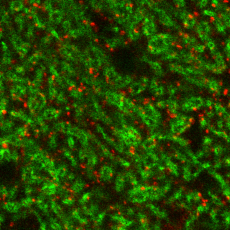
#> input picture datasets/training_images/.DS_Store_7_LL_image.png, 230 x 230 px
$ python -i utils.py   (imports and definitions only)   (older library calls are emulated)
#> lines starting #> are read from the running program, lines starting #| are printed output that depends on the picture; after the words box and inside, x2 and y2 are one past the last pixel; in counts of white or black regions, pixels touching at a corner belong together
import numpy as np
from matplotlib.patches import Ellipse
from skimage.feature import peak_local_max
from skimage.measure import label, regionprops
from sklearn import mixture
import sys

# [72 lines left out: functions get_n_params, get_gaussian, get_gmm, extract_descriptor, not called in this run]


def find_peaks(probimage, distance=4, minval=0.5):
    """
    Detects peaks with a confidence threshold
    :param probimage: probabilities produced by dognet
    :param distance: minimal distance between peaks
    :param minval: minimal confidence from 0 to 1
    :return x,y,binary
    """
    norm = (probimage - probimage.min()) / (probimage.max() - probimage.min()) * 255.
    norm = norm.astype(np.uint8)

    binary = peak_local_max(norm, threshold_abs=int(255. * minval), min_distance=distance, indices=False)
    objects = label(binary)
    props = regionprops(objects)

    cc = np.array([p.centroid for p in props])

    if 0==cc.size:
        return [],[],None

    cc = cc[cc[:, 0] > 10]
    cc = cc[cc[:, 0] < probimage.shape[0] - 10]
    cc = cc[cc[:, 1] > 10]
    cc = cc[cc[:, 1] < probimage.shape[1] - 10]

    return cc[:, 0].tolist(), cc[:, 1].tolist(), binary


# [54 lines left out: functions draw_descriptors, calc_fitting, get_metric, not called in this run]

>>> import cv2
>>> picture = cv2.imread('../../../datasets/training_images/.DS_Store_7_LL_image.png', cv2.IMREAD_GRAYSCALE)
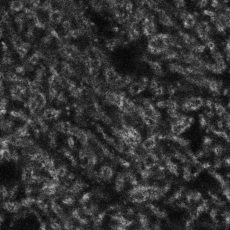
#> picture: shape (230, 230); min 5, max 184, mean 50.7
>>> result = find_peaks(picture)
#> in find_peaks, `norm = (probimage - probimage.min()) / (probimage.max() - probimage.mi..`:
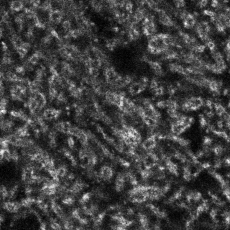
#> norm: shape (230, 230) float64; min 0, max 255, mean 65
#> in find_peaks, `binary = peak_local_max(norm, threshold_abs=int(255. * minval), min_di..`:
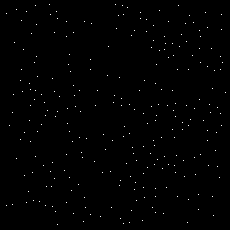
#> binary: shape (230, 230) bool; 0.49% white in thin lines or dots
#> in find_peaks, `objects = label(binary)`: objects: shape (230, 230) int32; 258 distinct labels, from 0 to 257
#> in find_peaks, `props = regionprops(objects)`: props = 257 regions; largest, box (x1, y1, x2, y2) and area: (49, 4, 50, 5) 1, (115, 4, 116, 5) 1, (35, 5, 36, 6) 1, (122, 5, 123, 6) 1, (178, 5, 179, 6) 1
#> in find_peaks, `cc = np.array([p.centroid for p in props])`: cc = 257 pairs, first value 4 to 224, second value 6 to 225
#> in find_peaks, `cc = cc[cc[:, 0] > 10]`: cc = 249 pairs, first value 11 to 224, second value 6 to 225
#> in find_peaks, `cc = cc[cc[:, 0] < probimage.shape[0] - 10]`: cc = 243 pairs, first value 11 to 218, second value 6 to 225
#> in find_peaks, `cc = cc[cc[:, 1] > 10]`: cc = 240 pairs, first value 11 to 218, second value 12 to 225
#> in find_peaks, `cc = cc[cc[:, 1] < probimage.shape[1] - 10]`: cc = 232 pairs, first value 11 to 218, second value 12 to 219

$ run again, on datasets/training_images/.DS_Store_7_LR_image.png
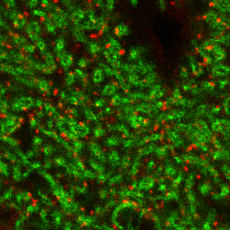
#> input picture datasets/training_images/.DS_Store_7_LR_image.png, 230 x 230 px
#> in find_peaks, `norm = (probimage - probimage.min()) / (probimage.max() - probimage.mi..`:
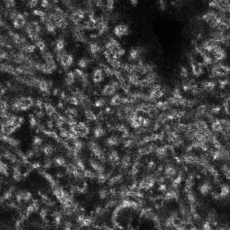
#> norm: shape (230, 230) float64; min 0, max 255, mean 64
#> in find_peaks, `binary = peak_local_max(norm, threshold_abs=int(255. * minval), min_di..`:
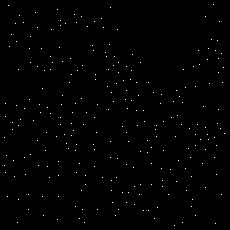
#> binary: shape (230, 230) bool; 0.48% white in thin lines or dots
#> objects: shape (230, 230) int32; 257 distinct labels, from 0 to 256
#> props = 256 regions; largest, box (x1, y1, x2, y2) and area: (213, 4, 214, 5) 1, (8, 5, 9, 6) 1, (110, 7, 111, 8) 1, (57, 9, 58, 10) 1, (35, 12, 36, 13) 1
#> in find_peaks, `cc = np.array([p.centroid for p in props])`: cc = 256 pairs, first value 4 to 225, second value 4 to 224
#> in find_peaks, `cc = cc[cc[:, 0] > 10]`: cc = 252 pairs, first value 12 to 225, second value 4 to 224
#> in find_peaks, `cc = cc[cc[:, 0] < probimage.shape[0] - 10]`: cc = 247 pairs, first value 12 to 219, second value 4 to 224
#> in find_peaks, `cc = cc[cc[:, 1] > 10]`: cc = 239 pairs, first value 12 to 219, second value 11 to 224
#> in find_peaks, `cc = cc[cc[:, 1] < probimage.shape[1] - 10]`: cc = 233 pairs, first value 12 to 219, second value 11 to 219

$ run again, on datasets/training_images/.DS_Store_7_UL_image.png
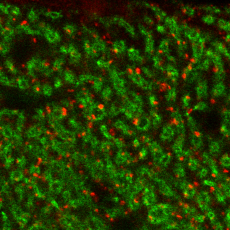
#> input picture datasets/training_images/.DS_Store_7_UL_image.png, 230 x 230 px
#> in find_peaks, `norm = (probimage - probimage.min()) / (probimage.max() - probimage.mi..`:
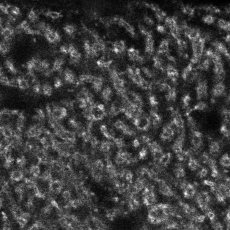
#> norm: shape (230, 230) float64; min 0, max 255, mean 62.8
#> in find_peaks, `binary = peak_local_max(norm, threshold_abs=int(255. * minval), min_di..`:
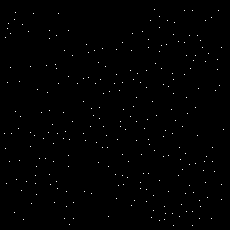
#> binary: shape (230, 230) bool; 0.48% white in thin lines or dots
#> objects: shape (230, 230) int32; 254 distinct labels, from 0 to 253
#> props = 253 regions; largest, box (x1, y1, x2, y2) and area: (154, 9, 155, 10) 1, (184, 10, 185, 11) 1, (192, 10, 193, 11) 1, (218, 10, 219, 11) 1, (15, 12, 16, 13) 1
#> in find_peaks, `cc = np.array([p.centroid for p in props])`: cc = 253 pairs, first value 9 to 225, second value 4 to 223
#> in find_peaks, `cc = cc[cc[:, 0] > 10]`: cc = 249 pairs, first value 12 to 225, second value 4 to 223
#> in find_peaks, `cc = cc[cc[:, 0] < probimage.shape[0] - 10]`: cc = 245 pairs, first value 12 to 219, second value 4 to 223
#> in find_peaks, `cc = cc[cc[:, 1] > 10]`: cc = 235 pairs, first value 12 to 219, second value 11 to 223
#> in find_peaks, `cc = cc[cc[:, 1] < probimage.shape[1] - 10]`: cc = 231 pairs, first value 12 to 219, second value 11 to 219
